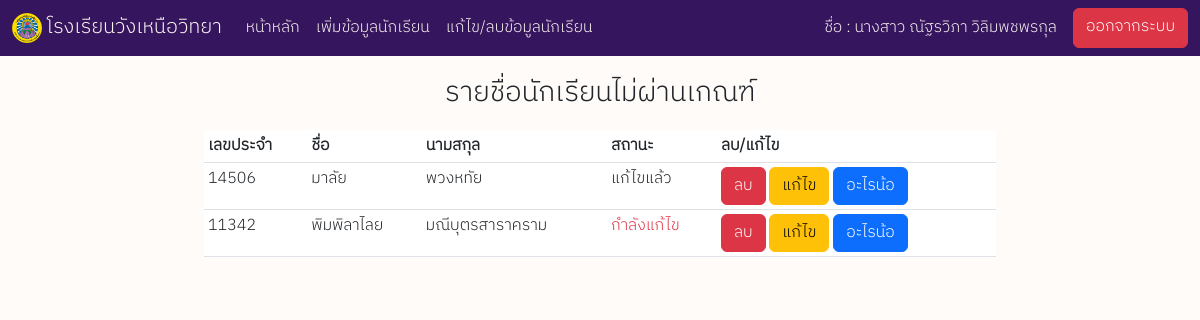
Page /student.php (signed in) on the committed database.
### tables this page shows
CREATE TABLE `log_student` (
  `id` int(11) NOT NULL,
  `id_student` varchar(5) NOT NULL,
  `title_name` varchar(10) NOT NULL,
  `first_name` varchar(100) NOT NULL,
  `last_name` varchar(100) NOT NULL,
  `class` varchar(10) NOT NULL,
  `year` varchar(10) NOT NULL,
  `sara` varchar(50) NOT NULL,
  `id_subject` varchar(10) NOT NULL,
  `name_subject` varchar(50) NOT NULL,
  `credit` float NOT NULL,
  `score_before` float NOT NULL,
  `score_after` float NOT NULL,
  `grade_before` varchar(10) NOT NULL,
  `grade_after` varchar(10) NOT NULL,
  `id_teacher` int(11) NOT NULL,
  `status` varchar(20) NOT NULL,
  `time` timestamp NOT NULL DEFAULT CURRENT_TIMESTAMP ON UPDATE CURRENT_TIMESTAMP
);

### student.php (the view, shortened to what this page needs)
<?php
    include 'php/server.php';
    if ($_SESSION['id']) {
        $id_teacher = $_SESSION['id'];
        $students = "SELECT * FROM `log_student` WHERE id_teacher = '$id_teacher'";
        $students_result = mysqli_query($connect, $students);
    }
?>
<!DOCTYPE html>
<html lang="en">
<head>
    <link rel="stylesheet" href="css/bootstrap.min.css">
    <link rel="stylesheet" href="style.css">
</head>
<body>
    <?php include 'php/navbar.php'; ?>
    <div class="row">
    <div class="col col-sm col-md-2">
    </div>
    <div class="col-12 col-sm-12 col-md-8">
        <div class="row my-3">
            <div class="fs-3 text-center">
                รายชื่อนักเรียนไม่ผ่านเกณฑ์
            </div>
        </div>
        <table class="table table-sm table-hover">
            <thead>
                <tr>
                    <th>เลขประจำ</th>
                    <th>ชื่อ</th>
                    <th>นามสกุล</th>
                    <th>สถานะ</th>
                    <th>ลบ/แก้ไข</th>
                </tr>
            </thead>
            <tbody>
                <?php while ($row = mysqli_fetch_assoc($students_result)) { ?>
                <tr>
                    <td><?php echo $row['id_student']; ?></td>
                    <td><?php echo $row['first_name']; ?></td>
                    <td><?php echo $row['last_name']; ?></td>
                    <?php if ($row['status'] == 'กำลังแก้ไข') { ?>
                        <td class="text-danger"><?php echo $row['status'] ?></td>
                    <?php } else { ?>
                        <td><?php echo $row['status'] ?></td>
                    <?php } ?>
                    <td>
                        <a href="student.php?del=<?php echo $row['id'] ?>" class="btn btn-danger">ลบ</a>
                        <a href="student_edit.php?id=<?php echo $row['id'] ?>" class="btn btn-warning">แก้ไข</a>
                        <button type="button" class="btn btn-primary" data-bs-toggle="modal" data-bs-target="#exampleModal<?php echo $row['id']; ?>">
                            อะไรน้อ
                        </button>
                    </td>
                </tr>
                <?php } ?>
            </tbody>
        </table>
    </div>
    <div class="col col-sm col-md-2">
    </div>
    </div>
</body>
</html>

### php/navbar.php (shortened to what this page needs)
<nav class="navbar navbar-expand-lg" style="background-color: #35155D;">
  <div class="container-fluid">
    <a class="navbar-brand" href="#" style="color: #FAF3F0;">
      <img src="img/wnw.png" width="30px" height="30px">
      โรงเรียนวังเหนือวิทยา
    </a>
    <div class="collapse navbar-collapse" id="navbarSupportedContent">
      <ul class="navbar-nav me-auto mb-2 mb-lg-0">
        <li class="nav-item">
          <a class="nav-link active" aria-current="page" href="index.php" style="color: #FAF3F0;">หน้าหลัก</a>
        </li>
        <li class="nav-item">
          <a class="nav-link" href="add_student.php" style="color: #FAF3F0;">เพิ่มข้อมูลนักเรียน</a>
        </li>
        <li class="nav-item">
          <a class="nav-link" href="student.php" style="color: #FAF3F0;">แก้ไข/ลบข้อมูลนักเรียน</a>
        </li>
      </ul>
      <div class="d-flex">
        <?php if(isset($_SESSION['id'])) { ?>
          <span class="navbar-text me-3" style="color: #FAF3F0;">ชื่อ : <?php echo $_SESSION['title'] . " " . $_SESSION['first_name'] . " " . $_SESSION['last_name']; ?></span>
          <a href="index.php?logout='0'" class="btn btn-danger">ออกจากระบบ</a>
        <?php } else { ?>
          <a href="login.php" class="btn" style="background-color: #FFC95F;">เข้าสู่ระบบ</a>
        <?php } ?>
      </div>
    </div>
  </div>
</nav>

### style.css (style rules this page uses)
body { background-color: #fffbf9; font-family: 'IBM Plex Sans Thai', sans-serif; }

### rows in the picture
log_student: id_student "14506", first_name "มาลัย", last_name "พวงหทัย", status "แก้ไขแล้ว"
log_student: id_student "11342", first_name "พิมพิลาไลย", last_name "มณีบุตรสาราคราม", status "กำลังแก้ไข"

### other values in the picture
$_SESSION['title'] "นางสาว"
$_SESSION['first_name'] "ณัฐรวิภา"
$_SESSION['last_name'] "วิลิมพชพรกุล"
